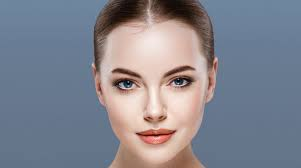
#> input picture Dumstigram/Api/uploads/test.png, 301 x 168 px
$ python sharpen.py
#> lines starting #> are read from the running program, lines starting #| are printed output that depends on the picture
import tempfile
import cv2
import random
import numpy as np


class sharpen(object):

    def get_info(self):
        return {
                'name': __class__.__name__,
                'description': """Modifies the resolution and contrast around
                edges to give the appearance of a 'sharper' image""",
                'randomized_aspects': ['kernel'],
                'performance_impact': 1,
                'requires_face': False,
                }

    def filter_image(self, input, coords=None):
        kernel = np.array([[-1, -1, -1],
                           [-1, random.uniform(8, 13), -1],
                           [-1, -1, -1]])
        adjusted = cv2.filter2D(input, -1, kernel)

        return adjusted

    def identify_prep(self, input):
        return None

    # Find eyes
    def identify_features(self, input):
        return None

    def apply_filter(self, input, debug=False):
#> called with input = '../uploads/test.png', debug = True
        print('Applying filter')
        print(self.get_info())
        original = cv2.imread(input)
#> original is the input picture: shape (168, 301, 3); mean B, G, R 142.6, 131.9, 130.2

        if debug:
            cv2.imshow('Original', original)
        coords = self.identify_features(original)
        filtered = self.filter_image(original, coords)
#> in filter_image, `adjusted = cv2.filter2D(input, -1, kernel)`:
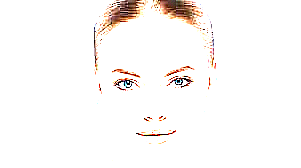
#> adjusted: shape (168, 301, 3); mean B, G, R 246.9, 248.4, 251.2

        if debug and filtered is not None:
            cv2.imshow('Filter Applied', filtered)
            cv2.waitKey(0)
            cv2.destroyAllWindows()
        tfile, tpath = tempfile.mkstemp(".png")
        cv2.imwrite(tpath, filtered)
        return tpath


if __name__ == '__main__':
    originalImg = '../uploads/test.png'
    filterClass = sharpen()
    filterClass.apply_filter(originalImg, debug=True)
